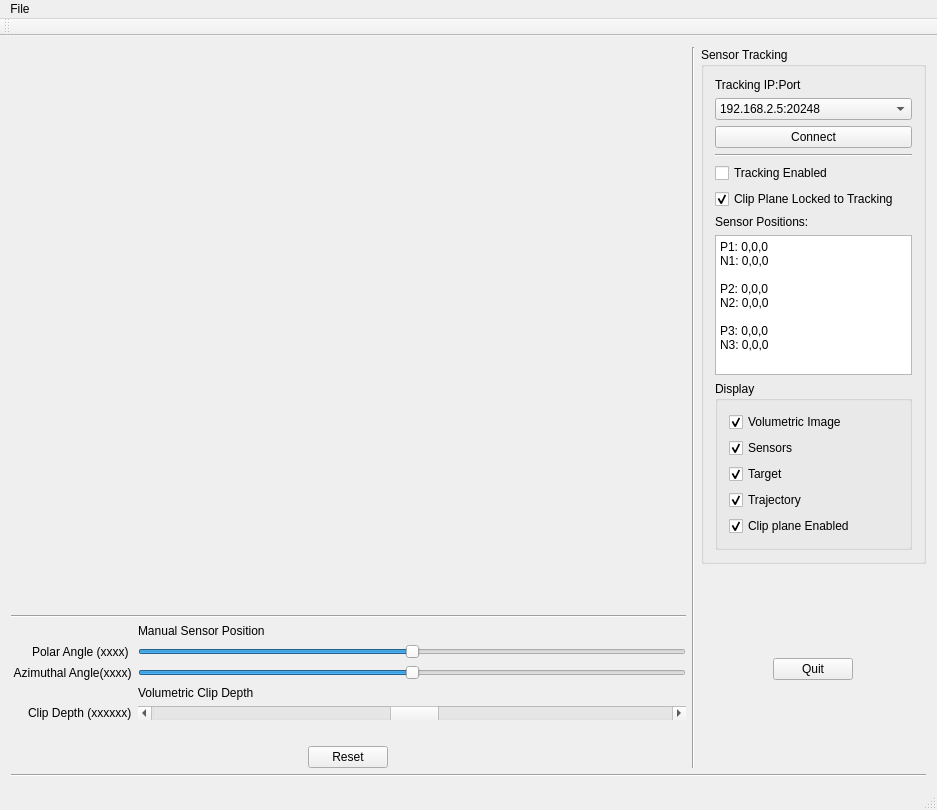
<?xml version="1.0" encoding="UTF-8"?>
<ui version="4.0">
 <class>augReality</class>
 <widget class="QMainWindow" name="augReality">
  <property name="geometry">
   <rect>
    <x>0</x>
    <y>0</y>
    <width>937</width>
    <height>810</height>
   </rect>
  </property>
  <property name="windowTitle">
   <string>augReality</string>
  </property>
  <widget class="QWidget" name="centralWidget">
   <layout class="QVBoxLayout" name="verticalLayout_2">
    <item>
     <layout class="QHBoxLayout" name="mainLayout" stretch="3,1,1">
      <item>
       <layout class="QVBoxLayout" name="imageLayout" stretch="1,0,0,0">
        <item>
         <widget class="QVTKWidget" name="render3D" native="true"/>
        </item>
        <item>
         <widget class="Line" name="line_2">
          <property name="orientation">
           <enum>Qt::Horizontal</enum>
          </property>
         </widget>
        </item>
        <item>
         <layout class="QFormLayout" name="imageControlBox">
          <property name="fieldGrowthPolicy">
           <enum>QFormLayout::AllNonFixedFieldsGrow</enum>
          </property>
          <property name="labelAlignment">
           <set>Qt::AlignRight|Qt::AlignTrailing|Qt::AlignVCenter</set>
          </property>
          <item row="2" column="0">
           <widget class="QLabel" name="polarLabel">
            <property name="text">
             <string>Polar Angle (xxxx) </string>
            </property>
           </widget>
          </item>
          <item row="2" column="1">
           <widget class="QSlider" name="polarAngleSlider">
            <property name="maximum">
             <number>359</number>
            </property>
            <property name="value">
             <number>180</number>
            </property>
            <property name="orientation">
             <enum>Qt::Horizontal</enum>
            </property>
            <property name="invertedAppearance">
             <bool>false</bool>
            </property>
            <property name="invertedControls">
             <bool>false</bool>
            </property>
           </widget>
          </item>
          <item row="3" column="0">
           <widget class="QLabel" name="azimuthLabel">
            <property name="text">
             <string> Azimuthal Angle(xxxx)</string>
            </property>
           </widget>
          </item>
          <item row="3" column="1">
           <widget class="QSlider" name="azimuthAngleSlider">
            <property name="toolTip">
             <string extracomment="Z normal"/>
            </property>
            <property name="maximum">
             <number>359</number>
            </property>
            <property name="value">
             <number>180</number>
            </property>
            <property name="orientation">
             <enum>Qt::Horizontal</enum>
            </property>
           </widget>
          </item>
          <item row="5" column="0">
           <widget class="QLabel" name="clipDepthLabel">
            <property name="text">
             <string>Clip Depth (xxxxxx)</string>
            </property>
           </widget>
          </item>
          <item row="5" column="1">
           <widget class="QScrollBar" name="depthScrollBar">
            <property name="value">
             <number>50</number>
            </property>
            <property name="orientation">
             <enum>Qt::Horizontal</enum>
            </property>
            <property name="invertedAppearance">
             <bool>false</bool>
            </property>
            <property name="invertedControls">
             <bool>true</bool>
            </property>
           </widget>
          </item>
          <item row="6" column="1">
           <widget class="QLabel" name="label">
            <property name="text">
             <string/>
            </property>
           </widget>
          </item>
          <item row="1" column="1">
           <widget class="QLabel" name="label_4">
            <property name="frameShape">
             <enum>QFrame::NoFrame</enum>
            </property>
            <property name="frameShadow">
             <enum>QFrame::Sunken</enum>
            </property>
            <property name="text">
             <string>Manual Sensor Position</string>
            </property>
            <property name="alignment">
             <set>Qt::AlignLeading|Qt::AlignLeft|Qt::AlignVCenter</set>
            </property>
           </widget>
          </item>
          <item row="4" column="1">
           <widget class="QLabel" name="label_5">
            <property name="text">
             <string>Volumetric Clip Depth</string>
            </property>
            <property name="alignment">
             <set>Qt::AlignLeading|Qt::AlignLeft|Qt::AlignVCenter</set>
            </property>
           </widget>
          </item>
         </layout>
        </item>
        <item alignment="Qt::AlignHCenter">
         <widget class="QPushButton" name="resetClip">
          <property name="sizePolicy">
           <sizepolicy hsizetype="Fixed" vsizetype="Fixed">
            <horstretch>0</horstretch>
            <verstretch>0</verstretch>
           </sizepolicy>
          </property>
          <property name="text">
           <string>Reset</string>
          </property>
         </widget>
        </item>
       </layout>
      </item>
      <item>
       <widget class="Line" name="line_3">
        <property name="orientation">
         <enum>Qt::Vertical</enum>
        </property>
       </widget>
      </item>
      <item>
       <layout class="QVBoxLayout" name="controlLayout">
        <item>
         <widget class="QGroupBox" name="trackingbox">
          <property name="sizePolicy">
           <sizepolicy hsizetype="Fixed" vsizetype="Preferred">
            <horstretch>0</horstretch>
            <verstretch>0</verstretch>
           </sizepolicy>
          </property>
          <property name="minimumSize">
           <size>
            <width>200</width>
            <height>0</height>
           </size>
          </property>
          <property name="title">
           <string>Sensor Tracking</string>
          </property>
          <layout class="QVBoxLayout" name="verticalLayout_4">
           <item>
            <widget class="QLabel" name="label_2">
             <property name="text">
              <string>Tracking IP:Port</string>
             </property>
            </widget>
           </item>
           <item>
            <widget class="QComboBox" name="trackingIP">
             <item>
              <property name="text">
               <string>192.168.2.5:20248</string>
              </property>
             </item>
             <item>
              <property name="text">
               <string>New</string>
              </property>
             </item>
            </widget>
           </item>
           <item>
            <widget class="QPushButton" name="endoConnect">
             <property name="text">
              <string>Connect</string>
             </property>
            </widget>
           </item>
           <item>
            <widget class="Line" name="line_4">
             <property name="orientation">
              <enum>Qt::Horizontal</enum>
             </property>
            </widget>
           </item>
           <item>
            <widget class="QCheckBox" name="trackingCheckBox">
             <property name="text">
              <string>Tracking Enabled</string>
             </property>
            </widget>
           </item>
           <item>
            <widget class="QCheckBox" name="sensorLock">
             <property name="text">
              <string>Clip Plane Locked to Tracking</string>
             </property>
             <property name="checked">
              <bool>true</bool>
             </property>
            </widget>
           </item>
           <item>
            <widget class="QLabel" name="label_3">
             <property name="text">
              <string>Sensor Positions:</string>
             </property>
            </widget>
           </item>
           <item>
            <widget class="QPlainTextEdit" name="sensorPosition">
             <property name="sizePolicy">
              <sizepolicy hsizetype="Expanding" vsizetype="Fixed">
               <horstretch>0</horstretch>
               <verstretch>0</verstretch>
              </sizepolicy>
             </property>
             <property name="minimumSize">
              <size>
               <width>0</width>
               <height>0</height>
              </size>
             </property>
             <property name="maximumSize">
              <size>
               <width>16777215</width>
               <height>140</height>
              </size>
             </property>
             <property name="acceptDrops">
              <bool>true</bool>
             </property>
             <property name="readOnly">
              <bool>true</bool>
             </property>
             <property name="plainText">
              <string>P1: 0,0,0
N1: 0,0,0

P2: 0,0,0
N2: 0,0,0

P3: 0,0,0
N3: 0,0,0</string>
             </property>
            </widget>
           </item>
           <item>
            <widget class="QGroupBox" name="displayBox">
             <property name="title">
              <string>Display</string>
             </property>
             <layout class="QVBoxLayout" name="verticalLayout_3">
              <item>
               <widget class="QCheckBox" name="displayVolume">
                <property name="text">
                 <string>Volumetric Image</string>
                </property>
                <property name="checked">
                 <bool>true</bool>
                </property>
               </widget>
              </item>
              <item>
               <widget class="QCheckBox" name="displaySensor">
                <property name="text">
                 <string>Sensors</string>
                </property>
                <property name="checked">
                 <bool>true</bool>
                </property>
               </widget>
              </item>
              <item>
               <widget class="QCheckBox" name="displayTarget">
                <property name="text">
                 <string>Target</string>
                </property>
                <property name="checked">
                 <bool>true</bool>
                </property>
               </widget>
              </item>
              <item>
               <widget class="QCheckBox" name="displayTrajectory">
                <property name="text">
                 <string>Trajectory</string>
                </property>
                <property name="checked">
                 <bool>true</bool>
                </property>
               </widget>
              </item>
              <item>
               <widget class="QCheckBox" name="displayClipping">
                <property name="text">
                 <string>Clip plane Enabled</string>
                </property>
                <property name="checked">
                 <bool>true</bool>
                </property>
               </widget>
              </item>
             </layout>
            </widget>
           </item>
          </layout>
         </widget>
        </item>
        <item>
         <spacer name="verticalSpacer_3">
          <property name="orientation">
           <enum>Qt::Vertical</enum>
          </property>
          <property name="sizeHint" stdset="0">
           <size>
            <width>20</width>
            <height>40</height>
           </size>
          </property>
         </spacer>
        </item>
        <item alignment="Qt::AlignHCenter">
         <widget class="QPushButton" name="quitButton">
          <property name="sizePolicy">
           <sizepolicy hsizetype="Fixed" vsizetype="Fixed">
            <horstretch>0</horstretch>
            <verstretch>0</verstretch>
           </sizepolicy>
          </property>
          <property name="text">
           <string>Quit</string>
          </property>
         </widget>
        </item>
        <item>
         <spacer name="verticalSpacer_2">
          <property name="orientation">
           <enum>Qt::Vertical</enum>
          </property>
          <property name="sizeHint" stdset="0">
           <size>
            <width>20</width>
            <height>40</height>
           </size>
          </property>
         </spacer>
        </item>
       </layout>
      </item>
     </layout>
    </item>
    <item>
     <widget class="Line" name="line">
      <property name="orientation">
       <enum>Qt::Horizontal</enum>
      </property>
     </widget>
    </item>
   </layout>
  </widget>
  <widget class="QMenuBar" name="menuBar">
   <property name="geometry">
    <rect>
     <x>0</x>
     <y>0</y>
     <width>937</width>
     <height>25</height>
    </rect>
   </property>
   <widget class="QMenu" name="menuFile">
    <property name="title">
     <string>File</string>
    </property>
    <addaction name="actionOpen_2"/>
    <addaction name="actionCatalog_directory"/>
    <addaction name="separator"/>
    <addaction name="actionQuit"/>
   </widget>
   <addaction name="menuFile"/>
  </widget>
  <widget class="QToolBar" name="mainToolBar">
   <attribute name="toolBarArea">
    <enum>TopToolBarArea</enum>
   </attribute>
   <attribute name="toolBarBreak">
    <bool>false</bool>
   </attribute>
  </widget>
  <widget class="QStatusBar" name="statusBar"/>
  <action name="actionOpen">
   <property name="text">
    <string>Open</string>
   </property>
  </action>
  <action name="actionOpen_2">
   <property name="text">
    <string>Open Image</string>
   </property>
  </action>
  <action name="actionQuit">
   <property name="text">
    <string>Quit</string>
   </property>
  </action>
  <action name="actionCatalog_directory">
   <property name="text">
    <string>Catalog new directory</string>
   </property>
  </action>
 </widget>
 <layoutdefault spacing="6" margin="11"/>
 <customwidgets>
  <customwidget>
   <class>QVTKWidget</class>
   <extends>QWidget</extends>
   <header>QVTKWidget.h</header>
  </customwidget>
 </customwidgets>
 <resources/>
 <connections>
  <connection>
   <sender>quitButton</sender>
   <signal>clicked()</signal>
   <receiver>augReality</receiver>
   <slot>close()</slot>
   <hints>
    <hint type="sourcelabel">
     <x>844</x>
     <y>673</y>
    </hint>
    <hint type="destinationlabel">
     <x>875</x>
     <y>712</y>
    </hint>
   </hints>
  </connection>
 </connections>
</ui>
